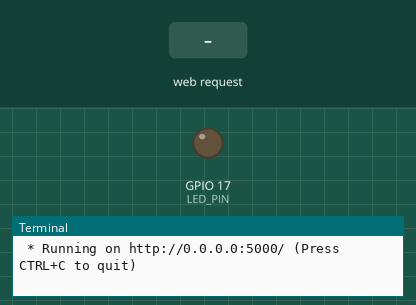
Bench run of a program on a simulated Raspberry Pi (BCM pin numbers). Shown: output pins drawn as LEDs (lit = HIGH), the last lines printed to the terminal. The test bench sets the inputs (shaded band). The clock reads 2024-03-15 10:24:30 at power-on unless the program sets it.

Above: at 1.2 s.
1.3 s: HTTP request for /on received
At 2.3 s:
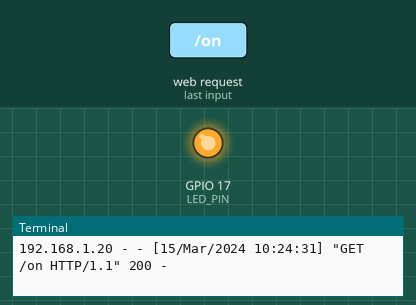
4.3 s: HTTP request for /off received
At 4.6 s:
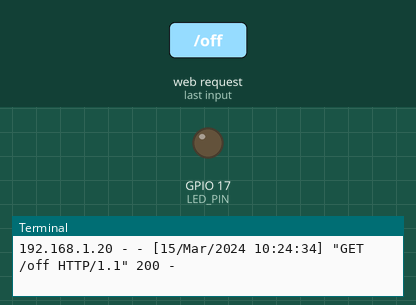
Timing chart, 0 to 7.3 s (numbered marks = the images above; inputs shaded):
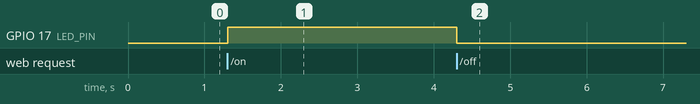

The program:

app.py
```python
from flask import Flask, render_template
import RPi.GPIO as GPIO

app = Flask(__name__)

# Setup GPIO
LED_PIN = 17  # GPIO17 (Pin 11)
GPIO.setmode(GPIO.BCM)
GPIO.setup(LED_PIN, GPIO.OUT)

@app.route("/")
def index():
    return render_template("index.html")

@app.route("/on")
def turn_on():
    GPIO.output(LED_PIN, GPIO.HIGH)
    return render_template("index.html", message="LED is ON")

@app.route("/off")
def turn_off():
    GPIO.output(LED_PIN, GPIO.LOW)
    return render_template("index.html", message="LED is OFF")

if __name__ == "__main__":
    try:
        app.run(host="0.0.0.0", port=5000)
    finally:
        GPIO.cleanup()
```

Measured:
- after the input at 1.3 s, GPIO 17 (LED_PIN): LOW → HIGH at once
- after the input at 4.3 s, GPIO 17 (LED_PIN): HIGH → LOW at once
